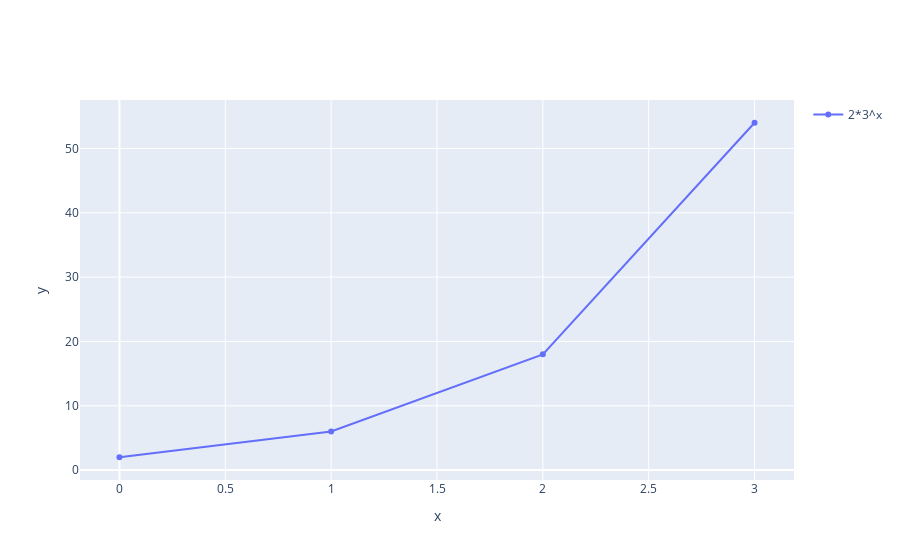

The cell this chart's notebook holds for it:
### Markdown cell above
# Plotting functions
To plot a function, you need to specify a range of values for x.<br>
This is can be done using:
```
x_values = [0, 1, 2, 3]
```
As before, define the function:
```
f = 2*(3)**x
```
You can create a plot object using:
```
plot = graph_funs()
```
You then need to add the function to the object using:
```
plot.add_fun(f)
```
You can then plot the graph using:
```
plot.plot_functions_list(x_values=x_values)
```
## Assignment: Plotting a function
Study the code below and then modify it to produce the following functions:
1. Modify the code to plot the following function:
    $$ y = 4^x. $$
2. Modify the code to plot the following function:
    $$ y = \left( \frac{1}{2} \right)^x. $$

### Code cell
# Generate the list of numbers
x_values = [0, 1, 2, 3]

# Define exponential function
f = 2*(3)**x

# Create a graph object
plot = graph_funs() 

# Add to the list of functions:
plot.add_fun(f)
plot.plot_functions_list(x_values=x_values)

### Figure 1 — Plotly figure (JSON) as saved in the notebook; plotly's stock layout.template omitted (floating-point values rounded to 4 significant figures)
{"data": [{"mode": "lines+markers", "name": "2*3^x", "showlegend": true, "type": "scatter", "x": [0, 1, 2, 3], "y": [2, 6, 18, 54]}], "layout": {"autosize": false, "title": {"text": " ", "x": 0.5, "xanchor": "center", "y": 0.95, "yanchor": "top"}, "xaxis": {"title": {"text": "x"}}, "yaxis": {"title": {"text": "y"}}}}
